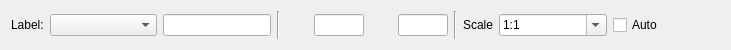
<?xml version="1.0" encoding="UTF-8"?>
<ui version="4.0">
 <class>Dimension</class>
 <widget class="QWidget" name="Dimension">
  <property name="geometry">
   <rect>
    <x>0</x>
    <y>0</y>
    <width>731</width>
    <height>50</height>
   </rect>
  </property>
  <layout class="QHBoxLayout">
   <item>
    <widget class="QLabel" name="label_3">
     <property name="sizePolicy">
      <sizepolicy hsizetype="Fixed" vsizetype="Fixed">
       <horstretch>0</horstretch>
       <verstretch>0</verstretch>
      </sizepolicy>
     </property>
     <property name="frameShape">
      <enum>QFrame::NoFrame</enum>
     </property>
     <property name="frameShadow">
      <enum>QFrame::Plain</enum>
     </property>
     <property name="text">
      <string>Label:</string>
     </property>
     <property name="buddy">
      <cstring>Text</cstring>
     </property>
     <property name="Shortcut" stdset="0">
      <string>,, L</string>
     </property>
    </widget>
   </item>
   <item>
    <widget class="QComboBox" name="Prefix">
     <property name="maximumSize">
      <size>
       <width>120</width>
       <height>16777215</height>
      </size>
     </property>
     <property name="toolTip">
      <string>Prefix</string>
     </property>
    </widget>
   </item>
   <item>
    <widget class="QLineEdit" name="Text">
     <property name="sizePolicy">
      <sizepolicy hsizetype="Preferred" vsizetype="Fixed">
       <horstretch>0</horstretch>
       <verstretch>0</verstretch>
      </sizepolicy>
     </property>
     <property name="minimumSize">
      <size>
       <width>50</width>
       <height>0</height>
      </size>
     </property>
     <property name="toolTip">
      <string>Enter fixed label or leave empty for automatic label</string>
     </property>
    </widget>
   </item>
   <item>
    <widget class="Line" name="line">
     <property name="orientation">
      <enum>Qt::Vertical</enum>
     </property>
    </widget>
   </item>
   <item>
    <widget class="QToolButton" name="UpperToleranceIcon">
     <property name="minimumSize">
      <size>
       <width>22</width>
       <height>22</height>
      </size>
     </property>
     <property name="maximumSize">
      <size>
       <width>22</width>
       <height>22</height>
      </size>
     </property>
     <property name="styleSheet">
      <string notr="true">border: none;background-color:transparent;</string>
     </property>
     <property name="icon">
      <iconset>
       <normaloff>UpperToleranceIcon.svg</normaloff>UpperToleranceIcon.svg</iconset>
     </property>
     <property name="iconSize">
      <size>
       <width>22</width>
       <height>22</height>
      </size>
     </property>
     <property name="shortcut">
      <string>,, T</string>
     </property>
    </widget>
   </item>
   <item>
    <widget class="QLineEdit" name="UpperTolerance">
     <property name="sizePolicy">
      <sizepolicy hsizetype="Preferred" vsizetype="Fixed">
       <horstretch>0</horstretch>
       <verstretch>0</verstretch>
      </sizepolicy>
     </property>
     <property name="minimumSize">
      <size>
       <width>50</width>
       <height>0</height>
      </size>
     </property>
     <property name="maximumSize">
      <size>
       <width>50</width>
       <height>16777215</height>
      </size>
     </property>
     <property name="toolTip">
      <string>Upper tolerance</string>
     </property>
    </widget>
   </item>
   <item>
    <widget class="QToolButton" name="LowerToleranceIcon">
     <property name="minimumSize">
      <size>
       <width>22</width>
       <height>22</height>
      </size>
     </property>
     <property name="maximumSize">
      <size>
       <width>22</width>
       <height>22</height>
      </size>
     </property>
     <property name="styleSheet">
      <string notr="true">border: none;background-color:transparent;</string>
     </property>
     <property name="icon">
      <iconset>
       <normaloff>LowerToleranceIcon.svg</normaloff>LowerToleranceIcon.svg</iconset>
     </property>
     <property name="iconSize">
      <size>
       <width>22</width>
       <height>22</height>
      </size>
     </property>
     <property name="shortcut">
      <string>,, O</string>
     </property>
    </widget>
   </item>
   <item>
    <widget class="QLineEdit" name="LowerTolerance">
     <property name="sizePolicy">
      <sizepolicy hsizetype="Preferred" vsizetype="Fixed">
       <horstretch>0</horstretch>
       <verstretch>0</verstretch>
      </sizepolicy>
     </property>
     <property name="minimumSize">
      <size>
       <width>50</width>
       <height>0</height>
      </size>
     </property>
     <property name="maximumSize">
      <size>
       <width>50</width>
       <height>16777215</height>
      </size>
     </property>
     <property name="toolTip">
      <string>Lower tolerance</string>
     </property>
    </widget>
   </item>
   <item>
    <widget class="Line" name="ScaleSeparator">
     <property name="orientation">
      <enum>Qt::Vertical</enum>
     </property>
    </widget>
   </item>
   <item>
    <widget class="QLabel" name="ScaleLabel">
     <property name="sizePolicy">
      <sizepolicy hsizetype="Fixed" vsizetype="Fixed">
       <horstretch>0</horstretch>
       <verstretch>0</verstretch>
      </sizepolicy>
     </property>
     <property name="text">
      <string>Scale</string>
     </property>
     <property name="buddy">
      <cstring>Scale</cstring>
     </property>
     <property name="Shortcut" stdset="0">
      <string>,, S</string>
     </property>
    </widget>
   </item>
   <item>
    <widget class="RMathComboBox" name="Scale">
     <property name="minimumSize">
      <size>
       <width>90</width>
       <height>0</height>
      </size>
     </property>
     <property name="toolTip">
      <string>Drawing Scale</string>
     </property>
     <property name="editable">
      <bool>true</bool>
     </property>
     <property name="insertPolicy">
      <enum>QComboBox::NoInsert</enum>
     </property>
     <item>
      <property name="text">
       <string notr="true">1:1</string>
      </property>
     </item>
    </widget>
   </item>
   <item>
    <widget class="QCheckBox" name="AutoScale">
     <property name="text">
      <string>Auto</string>
     </property>
     <property name="shortcut">
      <string>,, A</string>
     </property>
    </widget>
   </item>
  </layout>
 </widget>
 <customwidgets>
  <customwidget>
   <class>RMathComboBox</class>
   <extends>QComboBox</extends>
   <header>RMathComboBox.h</header>
  </customwidget>
 </customwidgets>
 <resources/>
 <connections>
  <connection>
   <sender>AutoScale</sender>
   <signal>toggled(bool)</signal>
   <receiver>Scale</receiver>
   <slot>setDisabled(bool)</slot>
   <hints>
    <hint type="sourcelabel">
     <x>680</x>
     <y>25</y>
    </hint>
    <hint type="destinationlabel">
     <x>605</x>
     <y>21</y>
    </hint>
   </hints>
  </connection>
  <connection>
   <sender>UpperToleranceIcon</sender>
   <signal>clicked()</signal>
   <receiver>UpperTolerance</receiver>
   <slot>setFocus()</slot>
   <hints>
    <hint type="sourcelabel">
     <x>325</x>
     <y>26</y>
    </hint>
    <hint type="destinationlabel">
     <x>369</x>
     <y>29</y>
    </hint>
   </hints>
  </connection>
  <connection>
   <sender>LowerToleranceIcon</sender>
   <signal>clicked()</signal>
   <receiver>LowerTolerance</receiver>
   <slot>setFocus()</slot>
   <hints>
    <hint type="sourcelabel">
     <x>422</x>
     <y>20</y>
    </hint>
    <hint type="destinationlabel">
     <x>470</x>
     <y>24</y>
    </hint>
   </hints>
  </connection>
 </connections>
</ui>
